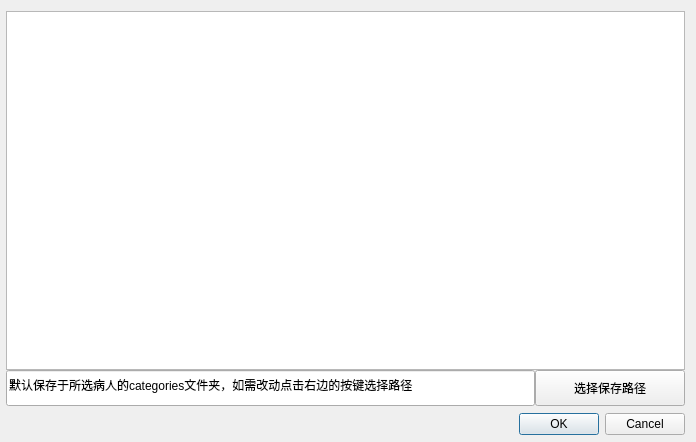
<?xml version="1.0" encoding="UTF-8"?>
<ui version="4.0">
 <class>cut_img_dialog</class>
 <widget class="QDialog" name="cut_img_dialog">
  <property name="geometry">
   <rect>
    <x>0</x>
    <y>0</y>
    <width>696</width>
    <height>442</height>
   </rect>
  </property>
  <property name="windowTitle">
   <string>Dialog</string>
  </property>
  <layout class="QHBoxLayout" name="horizontalLayout_2">
   <property name="spacing">
    <number>0</number>
   </property>
   <property name="leftMargin">
    <number>6</number>
   </property>
   <property name="bottomMargin">
    <number>0</number>
   </property>
   <item>
    <layout class="QVBoxLayout" name="verticalLayout" stretch="10,1,1">
     <item>
      <widget class="CutTreeWidget" name="treeWidget">
       <property name="sizePolicy">
        <sizepolicy hsizetype="Ignored" vsizetype="Ignored">
         <horstretch>0</horstretch>
         <verstretch>0</verstretch>
        </sizepolicy>
       </property>
       <attribute name="headerVisible">
        <bool>false</bool>
       </attribute>
       <column>
        <property name="text">
         <string notr="true">1</string>
        </property>
       </column>
      </widget>
     </item>
     <item>
      <layout class="QHBoxLayout" name="horizontalLayout" stretch="9,1">
       <property name="spacing">
        <number>0</number>
       </property>
       <item>
        <widget class="QLineEdit" name="save_root_line_edit">
         <property name="sizePolicy">
          <sizepolicy hsizetype="Ignored" vsizetype="Ignored">
           <horstretch>0</horstretch>
           <verstretch>0</verstretch>
          </sizepolicy>
         </property>
         <property name="text">
          <string>默认保存于所选病人的categories文件夹，如需改动点击右边的按键选择路径</string>
         </property>
        </widget>
       </item>
       <item>
        <widget class="QPushButton" name="choose_save_root_button">
         <property name="sizePolicy">
          <sizepolicy hsizetype="Ignored" vsizetype="Ignored">
           <horstretch>0</horstretch>
           <verstretch>0</verstretch>
          </sizepolicy>
         </property>
         <property name="minimumSize">
          <size>
           <width>150</width>
           <height>0</height>
          </size>
         </property>
         <property name="text">
          <string>选择保存路径</string>
         </property>
        </widget>
       </item>
      </layout>
     </item>
     <item>
      <widget class="QDialogButtonBox" name="decide_button_box">
       <property name="sizePolicy">
        <sizepolicy hsizetype="Ignored" vsizetype="Ignored">
         <horstretch>0</horstretch>
         <verstretch>0</verstretch>
        </sizepolicy>
       </property>
       <property name="standardButtons">
        <set>QDialogButtonBox::Cancel|QDialogButtonBox::Ok</set>
       </property>
      </widget>
     </item>
    </layout>
   </item>
  </layout>
 </widget>
 <customwidgets>
  <customwidget>
   <class>CutTreeWidget</class>
   <extends>QTreeWidget</extends>
   <header>itemBase.cutTreeWidget</header>
  </customwidget>
 </customwidgets>
 <resources/>
 <connections>
  <connection>
   <sender>decide_button_box</sender>
   <signal>accepted()</signal>
   <receiver>cut_img_dialog</receiver>
   <slot>close()</slot>
   <hints>
    <hint type="sourcelabel">
     <x>295</x>
     <y>419</y>
    </hint>
    <hint type="destinationlabel">
     <x>501</x>
     <y>432</y>
    </hint>
   </hints>
  </connection>
  <connection>
   <sender>decide_button_box</sender>
   <signal>rejected()</signal>
   <receiver>cut_img_dialog</receiver>
   <slot>close()</slot>
   <hints>
    <hint type="sourcelabel">
     <x>274</x>
     <y>427</y>
    </hint>
    <hint type="destinationlabel">
     <x>436</x>
     <y>379</y>
    </hint>
   </hints>
  </connection>
  <connection>
   <sender>decide_button_box</sender>
   <signal>accepted()</signal>
   <receiver>cut_img_dialog</receiver>
   <slot>accept()</slot>
   <hints>
    <hint type="sourcelabel">
     <x>220</x>
     <y>425</y>
    </hint>
    <hint type="destinationlabel">
     <x>499</x>
     <y>379</y>
    </hint>
   </hints>
  </connection>
  <connection>
   <sender>decide_button_box</sender>
   <signal>rejected()</signal>
   <receiver>cut_img_dialog</receiver>
   <slot>reject()</slot>
   <hints>
    <hint type="sourcelabel">
     <x>187</x>
     <y>423</y>
    </hint>
    <hint type="destinationlabel">
     <x>545</x>
     <y>390</y>
    </hint>
   </hints>
  </connection>
 </connections>
</ui>
